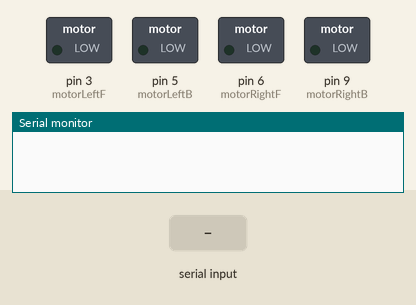
Simulated run of this sketch. Board: Arduino Uno, built with avr-gcc and run on an emulated ATmega328P. On the bench: switched loads named in the sketch (green lamp = pin HIGH), the last lines printed to the serial monitor. Inputs (shaded band) come from the test bench.

Above: at 1.2 s.
1.3 s: "2" received over Serial
At 1.7 s:
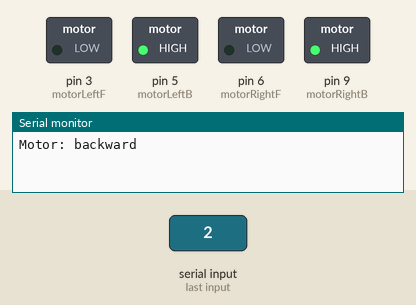
4.3 s: "1" received over Serial
At 5.5 s:
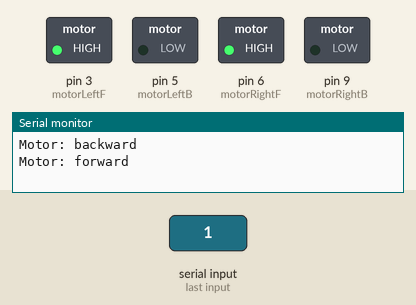
5.8 s: "3" received over Serial
At 6.2 s:
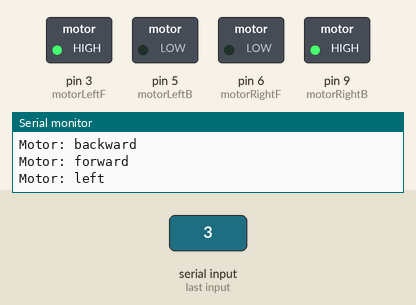
8.8 s: "4" received over Serial
At 9.2 s:
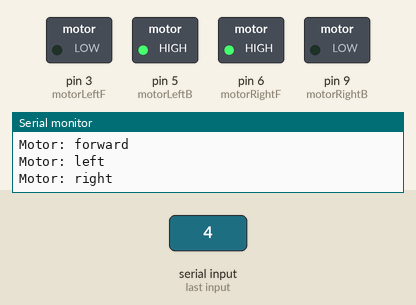
Timing chart, 0 to 11.8 s (numbered marks = the images above; inputs shaded):
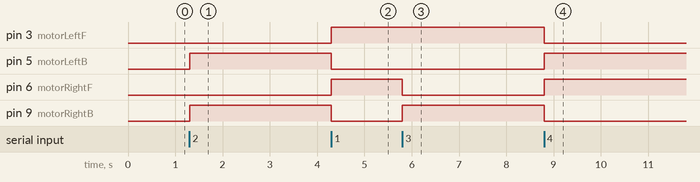

Measured:
- after the input at 1.3 s, pin 5 (motorLeftB), pin 9 (motorRightB): LOW → HIGH at once
- after the input at 4.3 s, pin 3 (motorLeftF), pin 6 (motorRightF): LOW → HIGH at once; pin 5 (motorLeftB), pin 9 (motorRightB): HIGH → LOW at once
- after the input at 5.8 s, pin 6 (motorRightF): HIGH → LOW at once; pin 9 (motorRightB): LOW → HIGH at once
- after the input at 8.8 s, pin 3 (motorLeftF), pin 9 (motorRightB): HIGH → LOW at once; pin 5 (motorLeftB), pin 6 (motorRightF): LOW → HIGH at once

The sketch:

RoboMain.ino
```cpp
#include <Servo.h>          // Include servo library

Servo servoCam;

int motorLeftF = 3;  // PIN 3 Forward
int motorLeftB = 5;  // PIN 5 Backward
int motorRightF = 6; // PIN 6 Forward
int motorRightB = 9; // PIN 9 Backward

int state = 0;
int flag = 0;        //makes sure that the serial only prints once the state
int pressedFor = 500; //delay until next command

//setup bluetooth commands

int commandRight = 1;
int commandLeft = 2;
int commandBackward = 3;
int commandForward = 4;

void setup() {
    // sets the pins as outputs:
    pinMode(motorLeftF, OUTPUT);
    pinMode(motorLeftB, OUTPUT);
    pinMode(motorRightF, OUTPUT);
    pinMode(motorRightB, OUTPUT);
    //pinMode(enablePin, OUTPUT);

    // sets enablePin high so that motor can turn on:
    //digitalWrite(enablePin, HIGH);

    // initialize serial communication at 9600 bits per second:
    Serial.begin(9600);

     //initialize servo
     //servoCam.attach(13);  //PIN 13
}

void loop() {

    //if some date is sent, reads it and saves in state
    if(Serial.available()){
      state = Serial.read();
      flag=0;
    }

    // if the state is '0' the DC motor will turn off
    if (state == '0') {
      stopMotor();
    }

    // if the state is '1' the motor will turn right
    else if (state == '1') {
        forward();
        //state = 0;
        //Serial.println(state);
    }

    // if the state is '2' the motor will turn left
    else if (state == '2') {
        backward();
    }

    else if (state == '3') {
        left();
    }

    else if (state == '4') {
        right();
    }
}

void stopMotor (){
    digitalWrite(motorLeftF, LOW); // set pin 3 on L293D low
    digitalWrite(motorLeftB, LOW); // set pin 5 on L293D low
    digitalWrite(motorRightF, LOW); // set pin 6 on L293D low
    digitalWrite(motorRightB, LOW); // set pin 9 on L293D low
    if(flag == 0){
       Serial.println("Motor: off");
       flag=1;
    }
}

void forward (){
    digitalWrite(motorLeftF, HIGH); // set pin 3 on L293D high
    digitalWrite(motorLeftB, LOW); // set pin 5 on L293D low
    digitalWrite(motorRightF, HIGH); // set pin 6 on L293D high
    digitalWrite(motorRightB, LOW); // set pin 9 on L293D low
    if(flag == 0){
        Serial.println("Motor: forward");
        flag=1;
    }
    delay(pressedFor);
    //stopMotor();
    //state = 0;
    //Serial.println(state);
}


void backward () {
    digitalWrite(motorLeftF, LOW); // set pin 3 on L293D low
    digitalWrite(motorLeftB, HIGH); // set pin 5 on L293D high
    digitalWrite(motorRightF, LOW); // set pin 6 on L293D low
    digitalWrite(motorRightB, HIGH); // set pin 9 on L293D high
     if(flag == 0){
        Serial.println("Motor: backward");
        flag=1;
     }
    delay(pressedFor);
    stopMotor();
}

void left (){
    digitalWrite(motorLeftF, HIGH); // set pin 3 on L293D high
    digitalWrite(motorLeftB, LOW); // set pin 5 on L293D low
    digitalWrite(motorRightF, LOW); // set pin 6 on L293D high
    digitalWrite(motorRightB, HIGH); // set pin 9 on L293D
     if(flag == 0){
        Serial.println("Motor: left");
        flag=1;
     }
    delay(pressedFor);
    stopMotor();
}

void right(){
    digitalWrite(motorLeftF, LOW); // set pin 3 on L293D high
    digitalWrite(motorLeftB, HIGH); // set pin 5 on L293D low
    digitalWrite(motorRightF, HIGH); // set pin 6 on L293D high
    digitalWrite(motorRightB, LOW); // set pin 9 on L293D
      if(flag == 0){
        Serial.println("Motor: right");
        flag=1;
     }

    delay(pressedFor);
    stopMotor();
}
```
